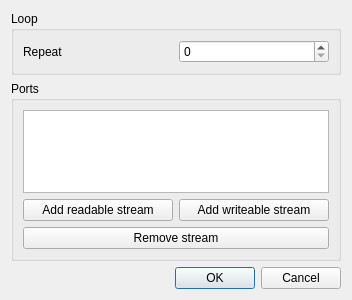
<?xml version="1.0" encoding="UTF-8"?>
<ui version="4.0">
 <class>GUILoopGroup</class>
 <widget class="QDialog" name="GUILoopGroup">
  <property name="geometry">
   <rect>
    <x>0</x>
    <y>0</y>
    <width>352</width>
    <height>300</height>
   </rect>
  </property>
  <property name="windowTitle">
   <string>Dialog</string>
  </property>
  <layout class="QVBoxLayout" name="verticalLayout">
   <item>
    <widget class="QGroupBox" name="groupBox_2">
     <property name="title">
      <string>Loop</string>
     </property>
     <layout class="QHBoxLayout" name="horizontalLayout">
      <item>
       <widget class="QLabel" name="label">
        <property name="text">
         <string>Repeat</string>
        </property>
       </widget>
      </item>
      <item>
       <widget class="QSpinBox" name="repeats"/>
      </item>
     </layout>
    </widget>
   </item>
   <item>
    <widget class="QGroupBox" name="groupBox">
     <property name="title">
      <string>Ports</string>
     </property>
     <layout class="QGridLayout" name="gridLayout">
      <item row="1" column="0">
       <widget class="QPushButton" name="addReadStream">
        <property name="text">
         <string>Add readable stream</string>
        </property>
       </widget>
      </item>
      <item row="1" column="1">
       <widget class="QPushButton" name="addWriteStream">
        <property name="text">
         <string>Add writeable stream</string>
        </property>
       </widget>
      </item>
      <item row="2" column="0" colspan="2">
       <widget class="QPushButton" name="removeStream">
        <property name="text">
         <string>Remove stream</string>
        </property>
       </widget>
      </item>
      <item row="0" column="0" colspan="2">
       <widget class="QListWidget" name="streamList"/>
      </item>
     </layout>
    </widget>
   </item>
   <item>
    <widget class="QDialogButtonBox" name="buttonBox">
     <property name="orientation">
      <enum>Qt::Horizontal</enum>
     </property>
     <property name="standardButtons">
      <set>QDialogButtonBox::Cancel|QDialogButtonBox::Ok</set>
     </property>
    </widget>
   </item>
  </layout>
 </widget>
 <resources/>
 <connections>
  <connection>
   <sender>buttonBox</sender>
   <signal>accepted()</signal>
   <receiver>GUILoopGroup</receiver>
   <slot>accept()</slot>
   <hints>
    <hint type="sourcelabel">
     <x>248</x>
     <y>254</y>
    </hint>
    <hint type="destinationlabel">
     <x>157</x>
     <y>274</y>
    </hint>
   </hints>
  </connection>
  <connection>
   <sender>buttonBox</sender>
   <signal>rejected()</signal>
   <receiver>GUILoopGroup</receiver>
   <slot>reject()</slot>
   <hints>
    <hint type="sourcelabel">
     <x>316</x>
     <y>260</y>
    </hint>
    <hint type="destinationlabel">
     <x>286</x>
     <y>274</y>
    </hint>
   </hints>
  </connection>
 </connections>
</ui>
